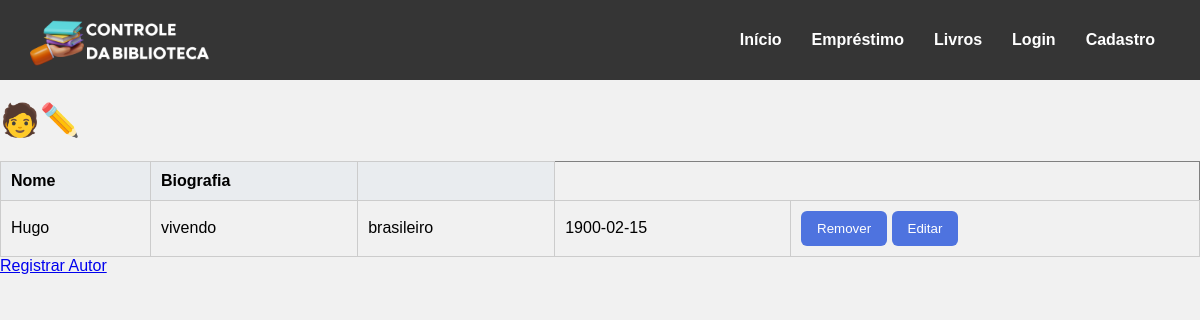
/autores (signed in), run on an earlier commit of the app's database.
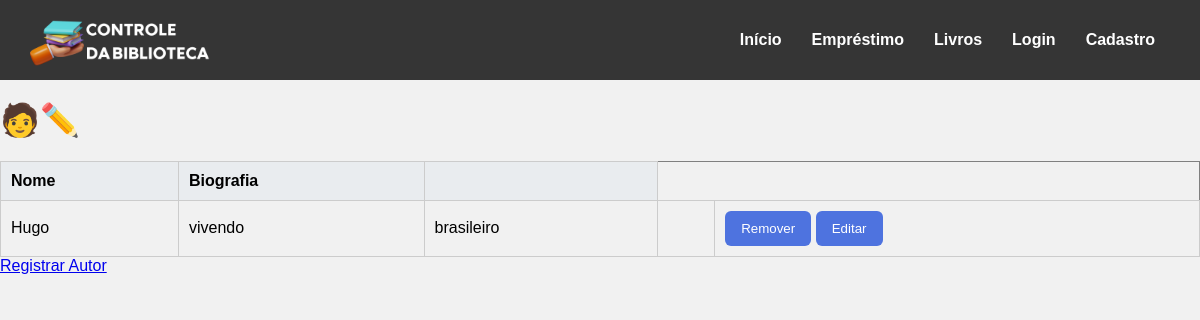
And on a later commit of the database.
### tables this page shows
CREATE TABLE autores (
    id_autor INTEGER PRIMARY KEY AUTOINCREMENT,
    nome_autor VARCHAR(255) NOT NULL,
    nacionalidade VARCHAR(255),
    data_nascimento DATE,
    biografia TEXT
);

### app.py (the view)
@app.route('/autores', methods=["GET","POST"])
@login_required
def autores():
    conexao = obter_conexao()
    autores = conexao.execute('SELECT * FROM autores').fetchall()
    conexao.close()
    return render_template('autores.html',autores = autores)

### app.py (called while the page is built)
@login_manager.user_loader
def load_user(user_id):
    return User.achar_email(user_id)

### database.py (called while the page is built)
def obter_conexao():
    conexao = sqlite3.connect('livros.db')
    conexao.execute("PRAGMA foreign_keys = ON")
    conexao.row_factory = sqlite3.Row
    return conexao

### modelos/__init__.py (called while the page is built)
    @classmethod
    def achar_email(cls, email):
        conexao = obter_conexao()
        sql = "SELECT * FROM usuarios WHERE email = ?"
        resultado = conexao.execute(sql, (email,)).fetchone()
        if resultado:
            return User(
                email=resultado['email'],
                nome=resultado['nome_usuario'],
                senha=resultado['senha_usuario'],
                numero_telefone=resultado['numero_telefone'],
                data_inscricao=resultado['data_inscricao']
            )
        return None

### templates/autores.html (shortened to what this page needs)
{% extends 'base.html'%}
{% block conteudo %}
    <h1>🧑✏️ </h1>
    {% if autores %}
    <table border="1">
        <tr>
            <th>Nome</th>
            <th>Biografia</th>
            <th></th>
        </tr>
        {% for autor in autores %}
        <tr>
            <td>{{ autor.nome_autor }}</td>
            <td>{{ autor.biografia }}</td>
            <td>{{ autor.nacionalidade }}</td>
            <td>{{ autor.data_nascimento }}</td>
            <td>
                <a>
                    <form action="{{ url_for('remover_autor', id = autor.id_autor) }}" method="post" style="display:inline;">
                    <button type="submit">Remover</button>
                    </form>
                </a>
                <a href="{{ url_for('editar_autor', id = autor.id_autor) }}"><button type="button">Editar</button></a>
            </td>
        </tr>
        {% endfor %}
    </table>
    {% else %}
        <p>Nenhum autor cadastrado.</p>
    {% endif %}
    <a href="{{url_for('registrar_autor')}}">Registrar Autor</a>
{% endblock %}

What changed in the data, as far as the page shows it:
changed autores "Hugo": data_nascimento "1900-02-15" → (not shown)
